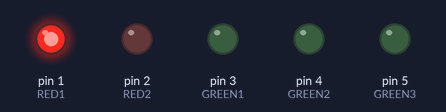
Simulated run of this sketch. Board: Arduino Uno, built with avr-gcc and run on an emulated ATmega328P. On the bench: output pins drawn as LEDs (lit = HIGH).

Above: at 0.2 s.
At 1.2 s:
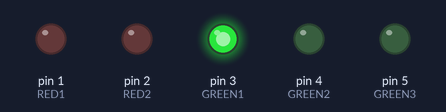
At 1.7 s:
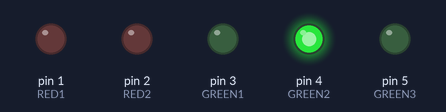
At 2.2 s:
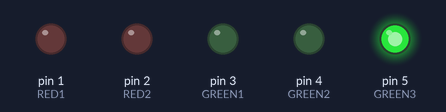
At 3.7 s:
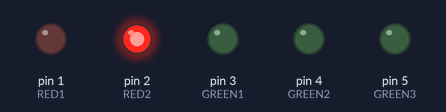
At 5.7 s:
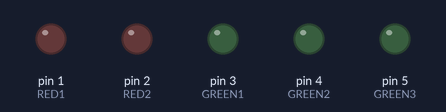
Timing chart, 0 to 6.9 s (numbered marks = the images above):
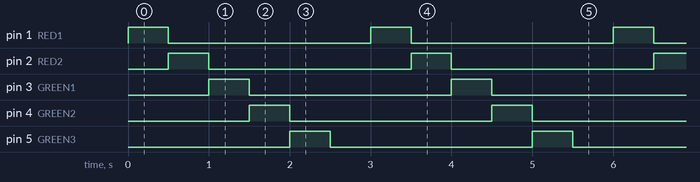

The sketch:

led-test.ino
```cpp
/*
LED Test

This file assumes you have a series of 5 LEDs - 3 green and 2 red. After
When we pull the voltage high on a pin it should like the corresponding LED.
This file is a flash test looping through each LED in order, to check they are
wired up correctly

Phil Jeffes
  https://electrocatstudios.com

This code is public domain, please feel free to modify and redistribute

Wiring :-
The red LEDs should be attached to pins 2 & 1.
The green LEDs should be attached to pins 3, 4 and 5.
*/
const int RED1 = 1;
const int RED2 = 2;
const int GREEN1 = 3;
const int GREEN2 = 4;
const int GREEN3 = 5;

void setup(){

  pinMode(RED1, OUTPUT);
  pinMode(RED2, OUTPUT);
  pinMode(GREEN1, OUTPUT);
  pinMode(GREEN2, OUTPUT);
  pinMode(GREEN3, OUTPUT);

  // Make sure all pins are low to start
  digitalWrite(RED1, LOW);
  digitalWrite(RED2, LOW);
  digitalWrite(GREEN1, LOW);
  digitalWrite(GREEN2, LOW);
  digitalWrite(GREEN3, LOW);
}

void loop(){
  digitalWrite(RED1, HIGH);
  delay(500);

  digitalWrite(RED1, LOW);
  digitalWrite(RED2, HIGH);
  delay(500);

  digitalWrite(RED2, LOW);
  digitalWrite(GREEN1, HIGH);
  delay(500);

  digitalWrite(GREEN1, LOW);
  digitalWrite(GREEN2, HIGH);
  delay(500);

  digitalWrite(GREEN2, LOW);
  digitalWrite(GREEN3, HIGH);
  delay(500);

  digitalWrite(GREEN3, LOW);
  delay(500);
}
```

Measured:
- by itself, pin 1 (RED1), pin 2 (RED2), pin 3 (GREEN1), pin 4 (GREEN2), pin 5 (GREEN3): alternates HIGH for 0.50 s and LOW for 2.5 s
- by itself, everything shown: repeats every 3.0 s, in 6 steps
